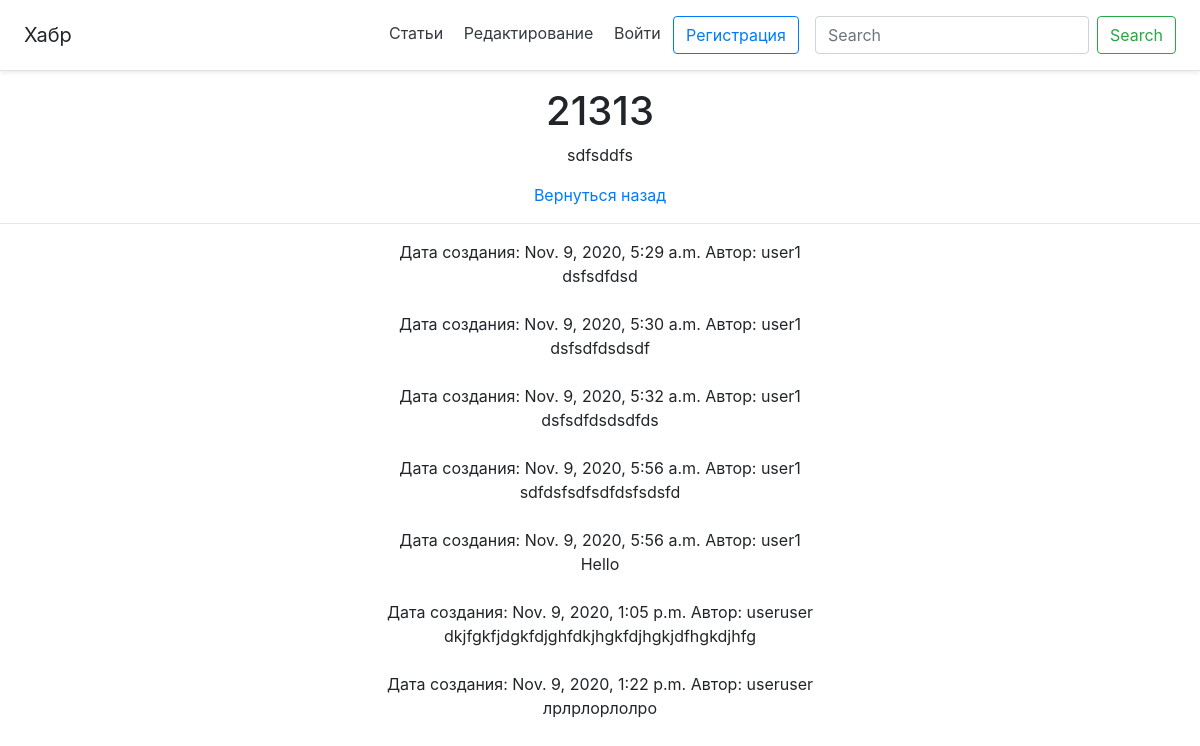
The app's page /article/6, older data.
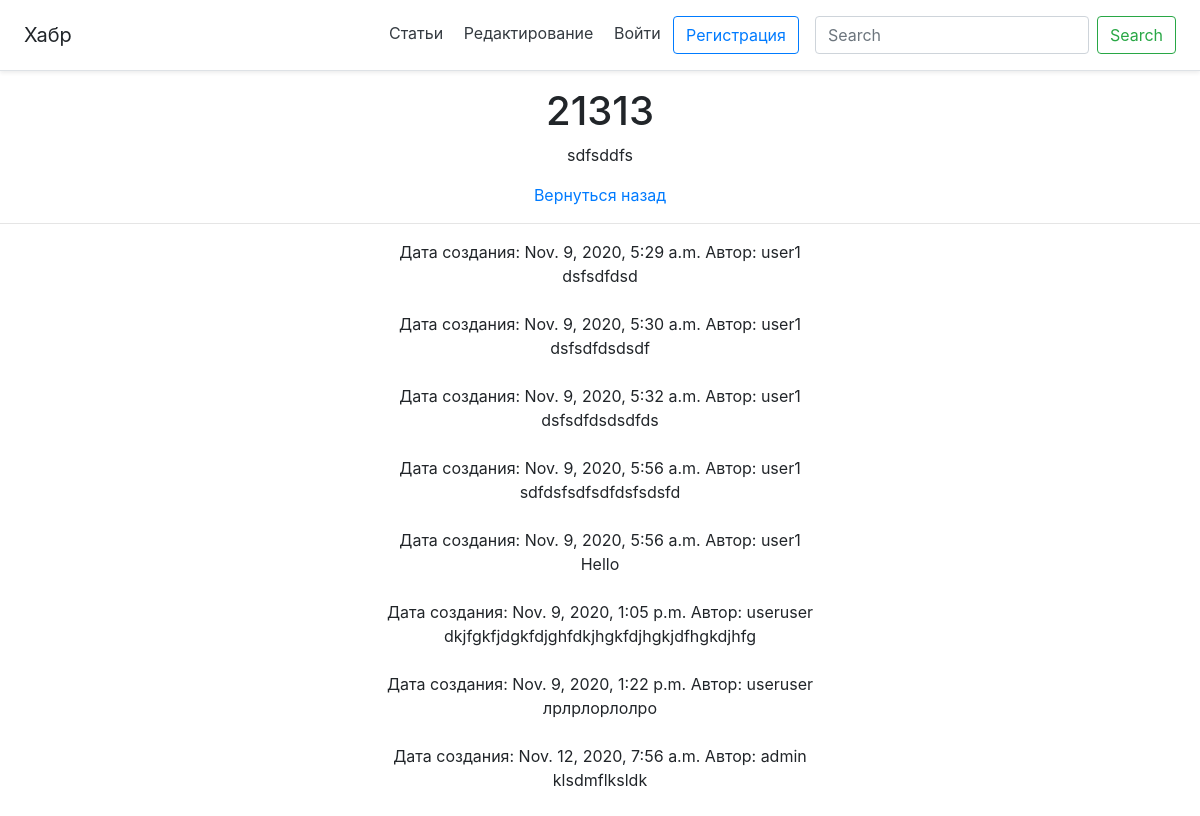
The same page, newer data.
### main/models.py (models this page shows)
class Comments(models.Model):
    article_id = models.ForeignKey(Article, on_delete=models.CASCADE, related_name='comments_article')
    user_id = models.ForeignKey(User, on_delete=CASCADE)
    create_date = models.DateTimeField(auto_now=True)
    body = models.TextField('body', null=False)

### main/views.py (the view, shortened to what this page needs)
# urls.py: path('article/<int:pk>', views.ArticleDetail.as_view(), name='article'),
class ArticleDetail(FormMixin, DetailView):
    model = Article
    template_name = 'main/article.html'
    context_object_name = 'get_article'
    form_class = CommentForm

### main/forms.py
class CommentForm(forms.ModelForm):
    class Meta:
        model = Comments
        fields = fields = ('body',)
    def __init__(self, *args, **kwargs):
        super().__init__(*args, **kwargs)
        for field in self.fields:
            self.fields[field].widget.attrs['class'] = 'form-control'

### main/templates/main/article.html (shortened to what this page needs)
{% extends 'main/base.html' %}
{% block content %}
    <div class="container-xxl">
        <h1>{{get_article.title}}</h1>
        <p>{{get_article.body}}</p>
        <a href="/">Вернуться назад</a>
        <hr>
      <div>
    {% for i in get_article.comments_article.all %}
      Дата создания: {{i.create_date}}  Автор: {{i.user_id}} <br>
      {{i.body}} <br>
      <br>
    {% endfor %}
      </div>
    </div>
{% endblock %}

Row changes from the older to the newer data that the page shows:
added Comments: create_date "Nov. 12, 2020, 7:56 a.m.", user_id "admin", body "klsdmflksldk"
